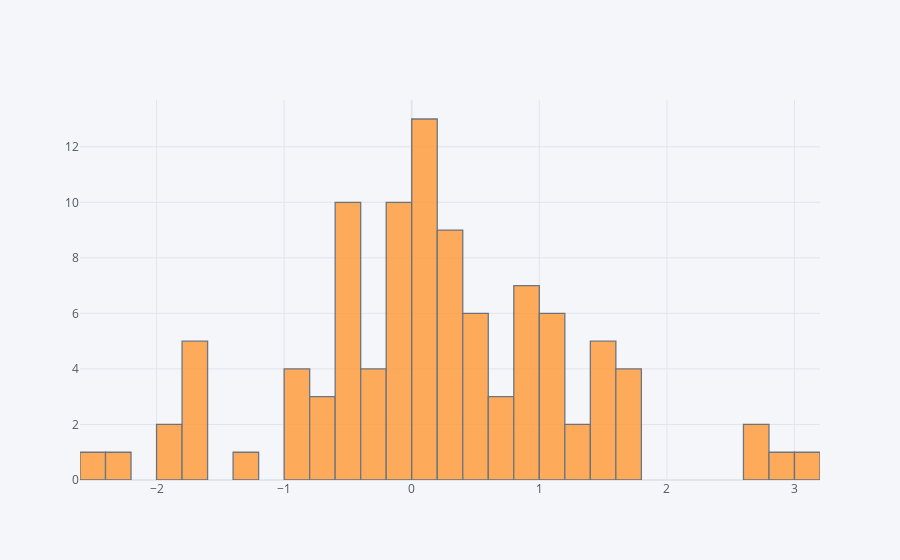

Source (notebook cell):
### Code cell
dataframe['a'].iplot(kind='hist',bins=30)

### Figure 1 — Plotly figure (JSON) as saved in the notebook; plotly's stock layout.template omitted (floating-point values rounded to 4 significant figures)
{"data": [{"histfunc": "count", "histnorm": "", "marker": {"color": "rgba(255, 153, 51, 1.0)", "line": {"color": "#4D5663", "width": 1.3}}, "name": "a", "nbinsx": 30, "opacity": 0.8, "orientation": "v", "type": "histogram", "x": [-0.2362, -0.0324, 0.005657, 1.427, 0.8129, 0.7271, -1.745, 0.2282, -0.2861, -0.4312, 0.1025, 0.2086, 1.449, 3.041, 1.793, 0.3792, -1.695, 1.315, 0.1215, -0.1201, 0.9339, 0.2424, 0.4408, 0.2844, -2.284, 1.02, 0.3427, -0.8068, 1.071, -1.917, 0.1134, -1.752, 0.2207, 0.5256, 2.872, 1.102, 0.002514, -0.4329, -2.463, -1.783, 0.07781, 0.9768, -0.4904, 1.616, 0.09231, 1.385, 0.02804, -0.2969, 2.673, 0.07573, 0.5927, -0.5369, 0.6427, 1.519, -0.3549, 0.5734, -0.1311, -0.1891, -0.6844, 0.1847, -0.07414, 1.435, -0.1282, -0.122, 0.0833, -0.5251, 2.623, 0.8597, 0.3422, 1.108, -0.1866, 0.4497, -1.381, -0.4666, 0.9732, -0.4215, -0.9704, 0.8397, 1.516, -0.1193, 0.08523, -0.5701, -0.9405, 1.12, -0.4876, -1.949, -0.7245, -1.698, 1.695, 0.6523, 1.711, 0.862, -0.004989, -0.8214, 0.5143, -0.6268, 0.3413, 0.1124, 1.164, -0.4296]}], "layout": {"barmode": "overlay", "legend": {"bgcolor": "#F5F6F9", "font": {"color": "#4D5663"}}, "paper_bgcolor": "#F5F6F9", "plot_bgcolor": "#F5F6F9", "title": {"font": {"color": "#4D5663"}}, "xaxis": {"gridcolor": "#E1E5ED", "showgrid": true, "tickfont": {"color": "#4D5663"}, "title": {"font": {"color": "#4D5663"}, "text": ""}, "zerolinecolor": "#E1E5ED"}, "yaxis": {"gridcolor": "#E1E5ED", "showgrid": true, "tickfont": {"color": "#4D5663"}, "title": {"font": {"color": "#4D5663"}, "text": ""}, "zerolinecolor": "#E1E5ED"}}}
